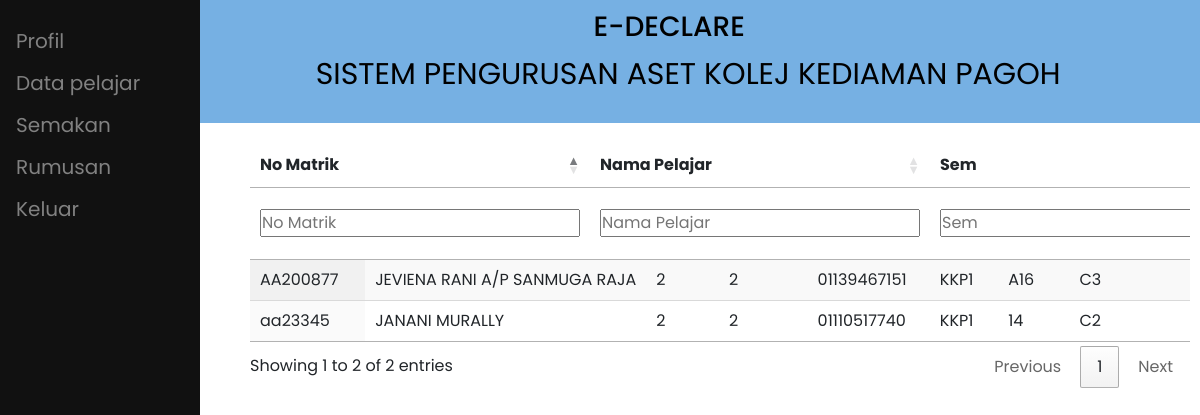
/ppas/paparan.php (signed in), run on the app's committed database.
### tables this page shows
CREATE TABLE `pelajar` (
  `no_matrik` varchar(8) NOT NULL,
  `nama_pelajar` varchar(50) NOT NULL,
  `email_pelajar` varchar(100) NOT NULL,
  `kata_laluan_p` varchar(100) NOT NULL,
  `sem_no` int(1) NOT NULL,
  `tahun` int(1) NOT NULL,
  `no_telefon_p` varchar(20) NOT NULL,
  `kkp` varchar(255) DEFAULT NULL,
  `aras` varchar(255) DEFAULT NULL,
  `no_rumah` varchar(255) DEFAULT NULL,
  `blok` varchar(255) DEFAULT NULL,
  `status` int(11) NOT NULL
);

### ppas/paparan.php (the view, shortened to what this page needs)
<?php
require '../conn.php';
$sql = "select KKP from ppas where id_ppas = '$_SESSION[id_ppas]'";
$result = $conn->query($sql);
if ($result->num_rows > 0) {
  while ($row = $result->fetch_assoc()) {
    $ppas_kkp = $row['KKP'];
  }
}
?>
<!DOCTYPE html>
<html lang="en">
<head>
  <link rel="stylesheet" href="../css/style.css">
  <link href='https://unpkg.com/boxicons@2.1.2/css/boxicons.min.css' rel='stylesheet'>
  <link href="https://cdn.jsdelivr.net/npm/bootstrap@5.2.0-beta1/dist/css/bootstrap.min.css" rel="stylesheet">
  <link rel="stylesheet" href="https://cdn.datatables.net/1.12.1/css/jquery.dataTables.min.css">
  <link rel="stylesheet" href="https://cdn.datatables.net/buttons/2.2.3/css/buttons.dataTables.min.css">
  <link rel="stylesheet" href="../css/paparan.css">
</head>
<body>
  <div class="header">
    <h3>&nbsp;&nbsp;&nbsp;&nbsp;&nbsp;&nbsp;&nbsp;&nbsp;&nbsp;&nbsp;&nbsp;&nbsp;&nbsp;&nbsp;&nbsp;&nbsp;&nbsp;&nbsp;&nbsp;E-DECLARE</h3>
    <p>&nbsp;&nbsp;&nbsp;&nbsp;&nbsp;&nbsp;&nbsp;&nbsp;&nbsp;&nbsp;&nbsp;&nbsp;&nbsp;&nbsp;&nbsp;&nbsp;&nbsp;&nbsp;&nbsp;&nbsp;&nbsp;&nbsp;SISTEM PENGURUSAN ASET KOLEJ KEDIAMAN PAGOH</p>
  </div>
  <?php include 'ppas_sidenav.php' ?>
  <div class="content">
    <table id="example" class="display nowrap" style="width:100%">
      <thead>
        <tr>
          <th>No Matrik</th>
          <th>Nama Pelajar</th>
          <th>Sem</th>
        </tr>
      </thead>
      <tbody>
        <?php
        $sql = "SELECT * FROM pelajar where kkp = '$ppas_kkp'";
        $result = $conn->query($sql);
        if ($result->num_rows > 0) {
          while ($row = $result->fetch_assoc()) {
        ?>
            <tr>
              <td><?php echo $row['no_matrik'] ?></td>
              <td><?php echo $row['nama_pelajar'] ?></td>
              <td><?php echo $row['sem_no'] ?></td>
              <td><?php echo $row['tahun'] ?></td>
              <td><?php echo $row['no_telefon_p'] ?></td>
              <td><?php echo $row['kkp'] ?></td>
              <td><?php echo $row['blok'] ?></td>
              <td><?php echo $row['no_rumah'] ?></td>
            </tr>
        <?php
          }
        }
        ?>
      </tbody>
    </table>
  </div>
</body>
</html>

### css/style.css (style rules this page uses)
* { margin: 0; padding: 0; box-sizing: border-box; font-family: "Poppins", sans-serif; }
body { position: relative; min-height: 100vh; width: 100%; overflow: hidden; overflow-y: scroll; }
.content { width: auto; height: 1200px; margin-left: 240px; position: relative; background: #fff; top: 10px; }
td, th { border: 1px solid #999; padding: 20px; }

### css/paparan.css (style rules this page uses)
.header { padding: 10px; text-align: center; background: #76B0E3; color: black; font-size: 30px; }
.content { padding: 10px; }

### data on the page
pelajar: no_matrik "AA200877", nama_pelajar "JEVIENA RANI A/P SANMUGA RAJA", sem_no "2", tahun "2", no_telefon_p "01139467151", kkp "KKP1", blok "A16", no_rumah "C3"
pelajar: no_matrik "aa23345", nama_pelajar "JANANI MURALLY", sem_no "2", tahun "2", no_telefon_p "01110517740", kkp "KKP1", blok "14", no_rumah "C2"
